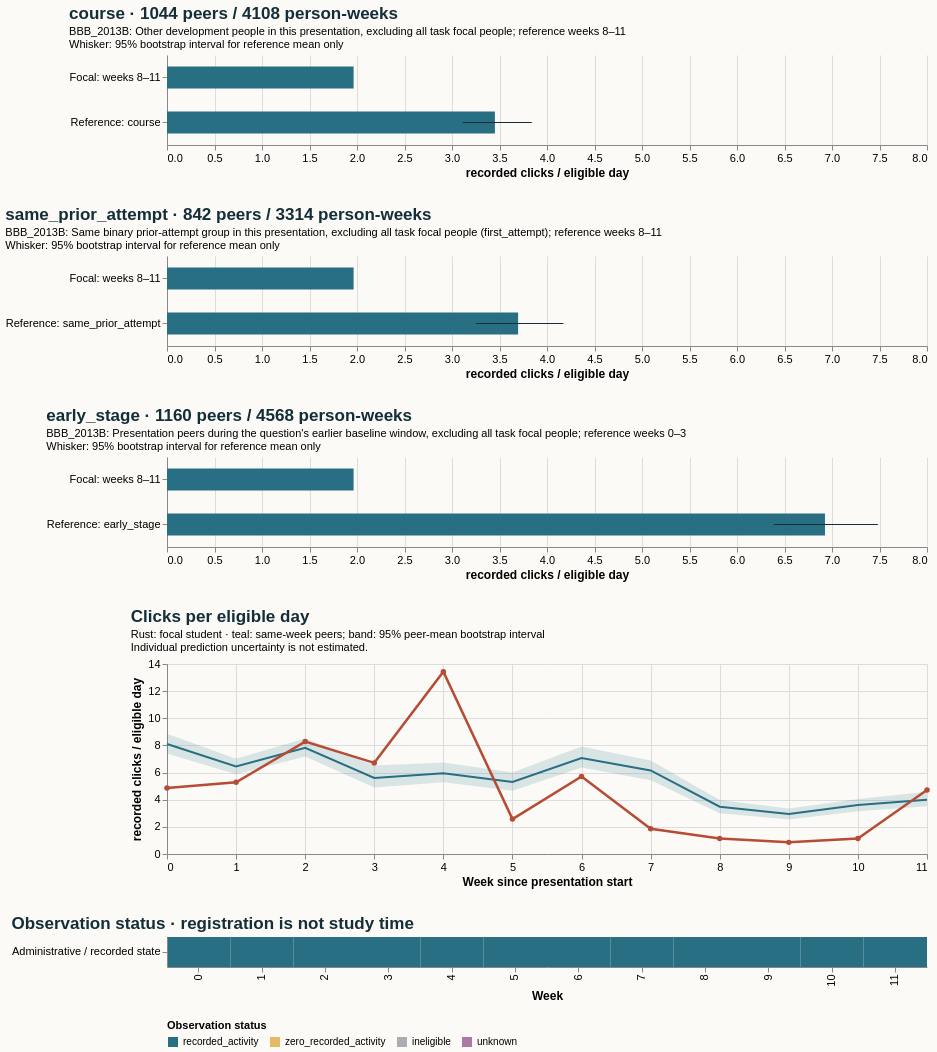

Specify this chart in Vega-Lite:
### Vega-Lite specification from a JSON file in a GitHub repository (floating-point values rounded to 4 significant figures)
{"$schema": "https://vega.github.io/schema/vega-lite/v5.20.1.json", "config": {"axis": {"labelFontSize": 11, "titleFontSize": 12}, "background": "#fbfaf7", "font": "sans-serif", "title": {"anchor": "start", "color": "#142e38", "fontSize": 17, "subtitleFontSize": 11}, "view": {"continuousHeight": 300, "continuousWidth": 300, "stroke": null}}, "datasets": {"data-3efce100d0aa5ae0888daa3e29f0aad8": [{"eligible_days": 7.0, "end_day": 6, "logging_completeness": "unknown", "observation_status": "recorded_activity", "row": "Administrative / recorded state", "score_status": "withheld_release_time_unknown", "start_day": 0, "value": 4.857, "week": 0}, {"eligible_days": 7.0, "end_day": 13, "logging_completeness": "unknown", "observation_status": "recorded_activity", "row": "Administrative / recorded state", "score_status": "withheld_release_time_unknown", "start_day": 7, "value": 5.286, "week": 1}, {"eligible_days": 7.0, "end_day": 20, "logging_completeness": "unknown", "observation_status": "recorded_activity", "row": "Administrative / recorded state", "score_status": "withheld_release_time_unknown", "start_day": 14, "value": 8.286, "week": 2}, {"eligible_days": 7.0, "end_day": 27, "logging_completeness": "unknown", "observation_status": "recorded_activity", "row": "Administrative / recorded state", "score_status": "withheld_release_time_unknown", "start_day": 21, "value": 6.714, "week": 3}, {"eligible_days": 7.0, "end_day": 34, "logging_completeness": "unknown", "observation_status": "recorded_activity", "row": "Administrative / recorded state", "score_status": "withheld_release_time_unknown", "start_day": 28, "value": 13.43, "week": 4}, {"eligible_days": 7.0, "end_day": 41, "logging_completeness": "unknown", "observation_status": "recorded_activity", "row": "Administrative / recorded state", "score_status": "withheld_release_time_unknown", "start_day": 35, "value": 2.571, "week": 5}, {"eligible_days": 7.0, "end_day": 48, "logging_completeness": "unknown", "observation_status": "recorded_activity", "row": "Administrative / recorded state", "score_status": "withheld_release_time_unknown", "start_day": 42, "value": 5.714, "week": 6}, {"eligible_days": 7.0, "end_day": 55, "logging_completeness": "unknown", "observation_status": "recorded_activity", "row": "Administrative / recorded state", "score_status": "withheld_release_time_unknown", "start_day": 49, "value": 1.857, "week": 7}, {"eligible_days": 7.0, "end_day": 62, "logging_completeness": "unknown", "observation_status": "recorded_activity", "row": "Administrative / recorded state", "score_status": "withheld_release_time_unknown", "start_day": 56, "value": 1.143, "week": 8}, {"eligible_days": 7.0, "end_day": 69, "logging_completeness": "unknown", "observation_status": "recorded_activity", "row": "Administrative / recorded state", "score_status": "withheld_release_time_unknown", "start_day": 63, "value": 0.8571, "week": 9}, {"eligible_days": 7.0, "end_day": 76, "logging_completeness": "unknown", "observation_status": "recorded_activity", "row": "Administrative / recorded state", "score_status": "withheld_release_time_unknown", "start_day": 70, "value": 1.143, "week": 10}, {"eligible_days": 7.0, "end_day": 83, "logging_completeness": "unknown", "observation_status": "recorded_activity", "row": "Administrative / recorded state", "score_status": "withheld_release_time_unknown", "start_day": 77, "value": 4.714, "week": 11}], "data-baa2252244a9e7191a73e37b320b6f5f": [{"hi": null, "lo": null, "series": "Focal: weeks 8–11", "value": 1.964}, {"hi": 3.84, "lo": 3.113, "series": "Reference: course", "value": 3.452}], "data-c176db2f0d0cfe8538ff2bd210405009": [{"end_day": 6, "focal_value": 4.857, "peer_ci_high": 8.861, "peer_ci_low": 7.41, "peer_mean": 8.1, "peer_observations": 1159, "peer_people": 1159, "reference": "course", "unit": "recorded clicks / eligible day", "week": 0}, {"end_day": 13, "focal_value": 5.286, "peer_ci_high": 7.026, "peer_ci_low": 5.874, "peer_mean": 6.456, "peer_observations": 1151, "peer_people": 1151, "reference": "course", "unit": "recorded clicks / eligible day", "week": 1}, {"end_day": 20, "focal_value": 8.286, "peer_ci_high": 8.513, "peer_ci_low": 7.182, "peer_mean": 7.819, "peer_observations": 1133, "peer_people": 1133, "reference": "course", "unit": "recorded clicks / eligible day", "week": 2}, {"end_day": 27, "focal_value": 6.714, "peer_ci_high": 6.519, "peer_ci_low": 4.898, "peer_mean": 5.608, "peer_observations": 1125, "peer_people": 1125, "reference": "course", "unit": "recorded clicks / eligible day", "week": 3}, {"end_day": 34, "focal_value": 13.43, "peer_ci_high": 6.74, "peer_ci_low": 5.279, "peer_mean": 5.954, "peer_observations": 1088, "peer_people": 1088, "reference": "course", "unit": "recorded clicks / eligible day", "week": 4}, {"end_day": 41, "focal_value": 2.571, "peer_ci_high": 5.996, "peer_ci_low": 4.666, "peer_mean": 5.31, "peer_observations": 1081, "peer_people": 1081, "reference": "course", "unit": "recorded clicks / eligible day", "week": 5}, {"end_day": 48, "focal_value": 5.714, "peer_ci_high": 7.917, "peer_ci_low": 6.38, "peer_mean": 7.065, "peer_observations": 1070, "peer_people": 1070, "reference": "course", "unit": "recorded clicks / eligible day", "week": 6}, {"end_day": 55, "focal_value": 1.857, "peer_ci_high": 6.891, "peer_ci_low": 5.431, "peer_mean": 6.16, "peer_observations": 1054, "peer_people": 1054, "reference": "course", "unit": "recorded clicks / eligible day", "week": 7}, {"end_day": 62, "focal_value": 1.143, "peer_ci_high": 3.984, "peer_ci_low": 2.996, "peer_mean": 3.483, "peer_observations": 1044, "peer_people": 1044, "reference": "course", "unit": "recorded clicks / eligible day", "week": 8}, {"end_day": 69, "focal_value": 0.8571, "peer_ci_high": 3.36, "peer_ci_low": 2.549, "peer_mean": 2.943, "peer_observations": 1027, "peer_people": 1027, "reference": "course", "unit": "recorded clicks / eligible day", "week": 9}, {"end_day": 76, "focal_value": 1.143, "peer_ci_high": 4.046, "peer_ci_low": 3.148, "peer_mean": 3.609, "peer_observations": 1021, "peer_people": 1021, "reference": "course", "unit": "recorded clicks / eligible day", "week": 10}, {"end_day": 83, "focal_value": 4.714, "peer_ci_high": 4.583, "peer_ci_low": 3.512, "peer_mean": 3.989, "peer_observations": 1016, "peer_people": 1016, "reference": "course", "unit": "recorded clicks / eligible day", "week": 11}], "data-cb6f69b155e1314a84677c8e359748d5": [{"hi": null, "lo": null, "series": "Focal: weeks 8–11", "value": 1.964}, {"hi": 4.173, "lo": 3.251, "series": "Reference: same_prior_attempt", "value": 3.696}], "data-d1f8a5372c758ce0d35bf43e0835d5df": [{"hi": null, "lo": null, "series": "Focal: weeks 8–11", "value": 1.964}, {"hi": 7.482, "lo": 6.388, "series": "Reference: early_stage", "value": 6.926}]}, "resolve": {"scale": {"color": "independent"}}, "spacing": 28, "vconcat": [{"data": {"name": "data-baa2252244a9e7191a73e37b320b6f5f"}, "height": 90, "layer": [{"encoding": {"x": {"field": "value", "scale": {"domain": [0, 7.856], "zero": true}, "title": "recorded clicks / eligible day", "type": "quantitative"}, "y": {"field": "series", "sort": null, "title": null, "type": "nominal"}}, "mark": {"color": "#286f83", "size": 22, "type": "bar"}}, {"encoding": {"x": {"field": "lo", "type": "quantitative"}, "x2": {"field": "hi"}, "y": {"field": "series", "sort": null, "title": null, "type": "nominal"}}, "mark": {"color": "#142e38", "type": "rule"}}], "title": {"subtitle": ["BBB_2013B: Other development people in this presentation, excluding all task focal people; reference weeks 8–11", "Whisker: 95% bootstrap interval for reference mean only"], "text": "course · 1044 peers / 4108 person-weeks"}, "width": 760}, {"data": {"name": "data-cb6f69b155e1314a84677c8e359748d5"}, "height": 90, "layer": [{"encoding": {"x": {"field": "value", "scale": {"domain": [0, 7.856], "zero": true}, "title": "recorded clicks / eligible day", "type": "quantitative"}, "y": {"field": "series", "sort": null, "title": null, "type": "nominal"}}, "mark": {"color": "#286f83", "size": 22, "type": "bar"}}, {"encoding": {"x": {"field": "lo", "type": "quantitative"}, "x2": {"field": "hi"}, "y": {"field": "series", "sort": null, "title": null, "type": "nominal"}}, "mark": {"color": "#142e38", "type": "rule"}}], "title": {"subtitle": ["BBB_2013B: Same binary prior-attempt group in this presentation, excluding all task focal people (first_attempt); reference weeks 8–11", "Whisker: 95% bootstrap interval for reference mean only"], "text": "same_prior_attempt · 842 peers / 3314 person-weeks"}, "width": 760}, {"data": {"name": "data-d1f8a5372c758ce0d35bf43e0835d5df"}, "height": 90, "layer": [{"encoding": {"x": {"field": "value", "scale": {"domain": [0, 7.856], "zero": true}, "title": "recorded clicks / eligible day", "type": "quantitative"}, "y": {"field": "series", "sort": null, "title": null, "type": "nominal"}}, "mark": {"color": "#286f83", "size": 22, "type": "bar"}}, {"encoding": {"x": {"field": "lo", "type": "quantitative"}, "x2": {"field": "hi"}, "y": {"field": "series", "sort": null, "title": null, "type": "nominal"}}, "mark": {"color": "#142e38", "type": "rule"}}], "title": {"subtitle": ["BBB_2013B: Presentation peers during the question's earlier baseline window, excluding all task focal people; reference weeks 0–3", "Whisker: 95% bootstrap interval for reference mean only"], "text": "early_stage · 1160 peers / 4568 person-weeks"}, "width": 760}, {"data": {"name": "data-c176db2f0d0cfe8538ff2bd210405009"}, "height": 190, "layer": [{"encoding": {"x": {"axis": {"tickMinStep": 1}, "field": "week", "title": "Week since presentation start", "type": "quantitative"}, "y": {"field": "peer_ci_low", "scale": {"zero": true}, "title": "recorded clicks / eligible day", "type": "quantitative"}, "y2": {"field": "peer_ci_high"}}, "mark": {"color": "#286f83", "opacity": 0.16, "type": "area"}}, {"encoding": {"tooltip": [{"field": "week", "type": "quantitative"}, {"field": "peer_mean", "type": "quantitative"}, {"field": "peer_people", "type": "quantitative"}, {"field": "peer_observations", "type": "quantitative"}], "x": {"field": "week", "type": "quantitative"}, "y": {"field": "peer_mean", "type": "quantitative"}}, "mark": {"color": "#286f83", "strokeWidth": 2, "type": "line"}}, {"encoding": {"tooltip": [{"field": "week", "type": "quantitative"}, {"field": "focal_value", "type": "quantitative"}], "x": {"field": "week", "type": "quantitative"}, "y": {"field": "focal_value", "type": "quantitative"}}, "mark": {"color": "#b64c35", "point": {"color": "#b64c35"}, "strokeWidth": 2.5, "type": "line"}}], "title": {"subtitle": ["Rust: focal student · teal: same-week peers; band: 95% peer-mean bootstrap interval", "Individual prediction uncertainty is not estimated."], "text": "Clicks per eligible day"}, "width": 760}, {"data": {"name": "data-3efce100d0aa5ae0888daa3e29f0aad8"}, "encoding": {"color": {"field": "observation_status", "legend": {"labelLimit": 260, "orient": "bottom"}, "scale": {"domain": ["recorded_activity", "zero_recorded_activity", "ineligible", "unknown"], "range": ["#286f83", "#e4bb64", "#aaaeb3", "#ac78a5"]}, "title": "Observation status", "type": "nominal"}, "tooltip": [{"field": "week", "type": "quantitative"}, {"field": "eligible_days", "type": "quantitative"}, {"field": "observation_status", "type": "nominal"}, {"field": "logging_completeness", "type": "nominal"}], "x": {"field": "week", "title": "Week", "type": "ordinal"}, "y": {"field": "row", "title": null, "type": "nominal"}}, "height": 30, "mark": {"type": "rect"}, "title": "Observation status · registration is not study time", "width": 760}]}
